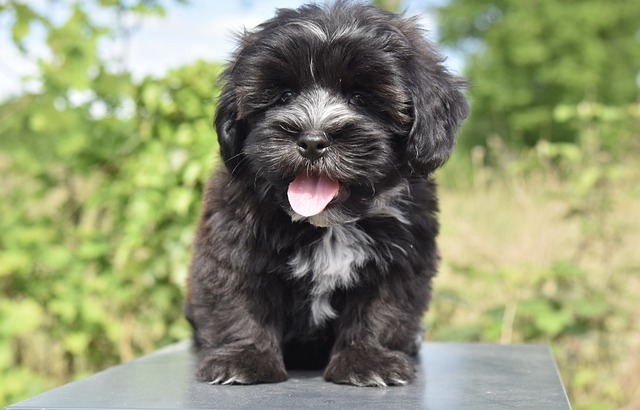
#> input picture gradient and edges/dog.jpg, 640 x 410 px
$ python sobel.py
#> lines starting #> are read from the running program, lines starting #| are printed output that depends on the picture; after the words box and inside, x2 and y2 are one past the last pixel; in counts of white or black regions, pixels touching at a corner belong together
import cv2 as cv
import numpy as np

img=cv.imread('dog.jpg')
#> img is the input picture: shape (410, 640, 3); mean B, G, R 113.3, 147.4, 142.2
cv.imshow('img',img)

gray=cv.cvtColor(img,cv.COLOR_BGR2GRAY)
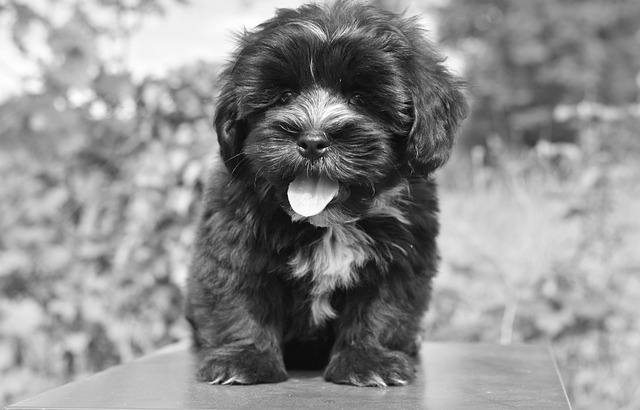
#> gray: shape (410, 640); min 1, max 255, mean 142
cv.imshow('gray',gray)

x=cv.Sobel(gray,cv.CV_64F,1,0)
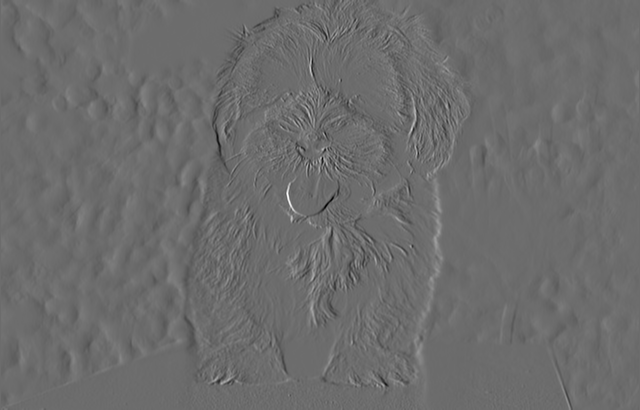
#> x: shape (410, 640) float64; min -724, max 974, mean -0.1; drawn with min black and max white
y=cv.Sobel(gray,cv.CV_64F,0,1)
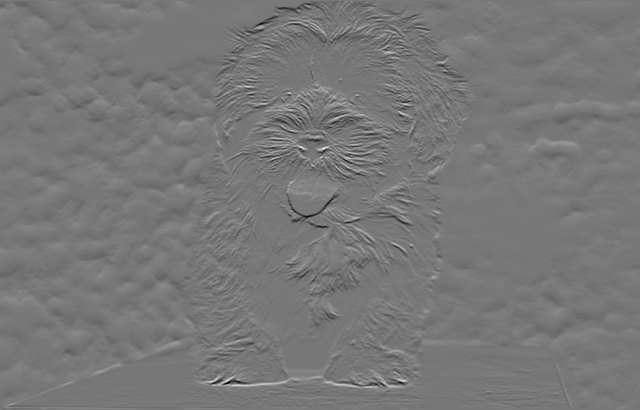
#> y: shape (410, 640) float64; min -748, max 841, mean -0.2; drawn with min black and max white

cv.imshow('x',x)
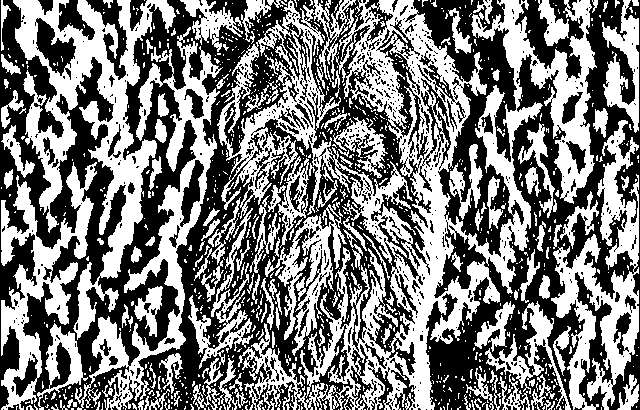
#> window 'x': shape (410, 640); 48% white; 970 white regions (825 under 20 px), largest, box (x1, y1, x2, y2) and area: (217, 0, 597, 410) 47098, (13, 0, 176, 340) 15610, (75, 27, 223, 410) 10065
cv.imshow('y',y)
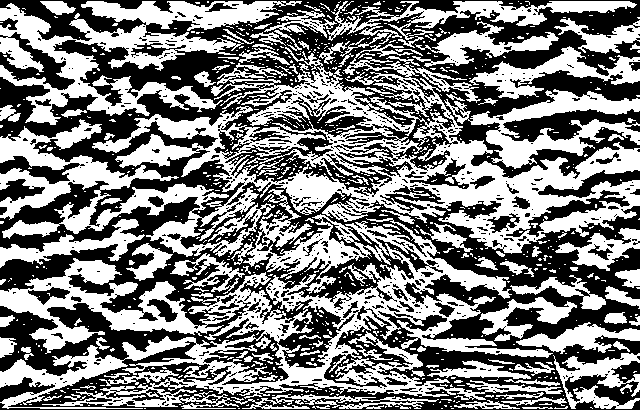
#> window 'y': shape (410, 640); 49.4% white; 810 white regions (686 under 20 px), largest, box (x1, y1, x2, y2) and area: (0, 44, 640, 257) 41504, (0, 189, 563, 409) 34774, (0, 1, 302, 125) 12842

combine=cv.bitwise_or(x,y)
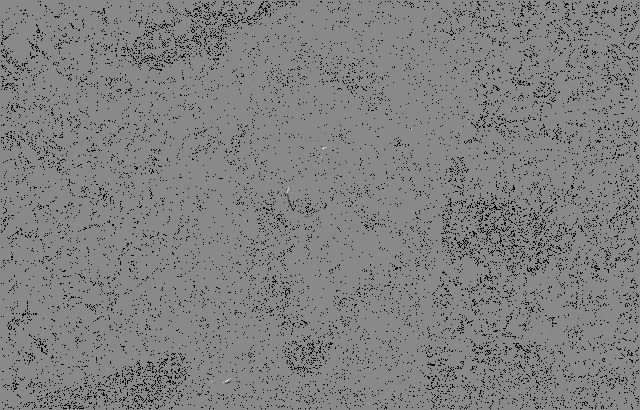
#> combine: shape (410, 640) float64; 6.56% of the values are NaN or infinite; the others: min -130944, max 112512, mean -79.72; drawn with min black, max white, NaN and infinite black
cv.imshow('combine',combine)
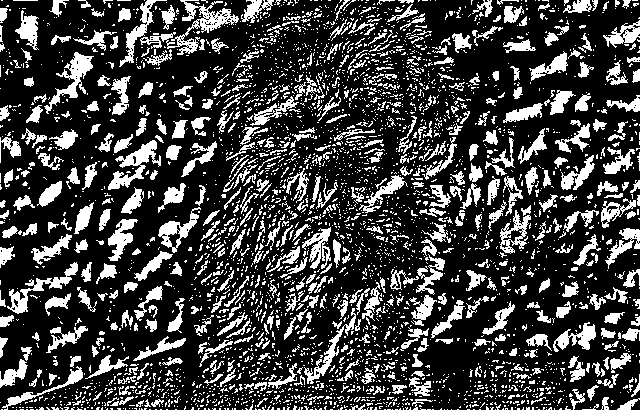
#> window 'combine': shape (410, 640); 25% white; 3622 white regions (3094 under 20 px), largest, box (x1, y1, x2, y2) and area: (140, 0, 239, 55) 1280, (108, 140, 161, 190) 897, (44, 52, 94, 114) 841

cv.waitKey(0)
